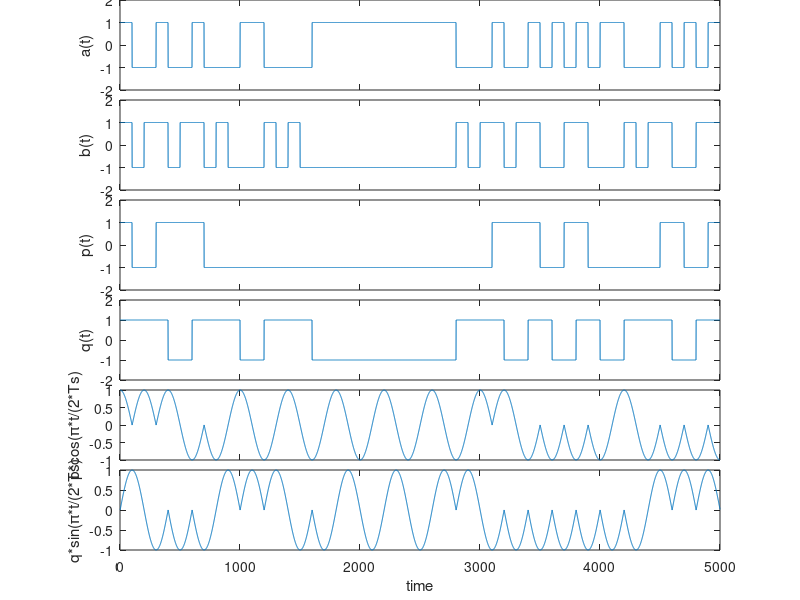
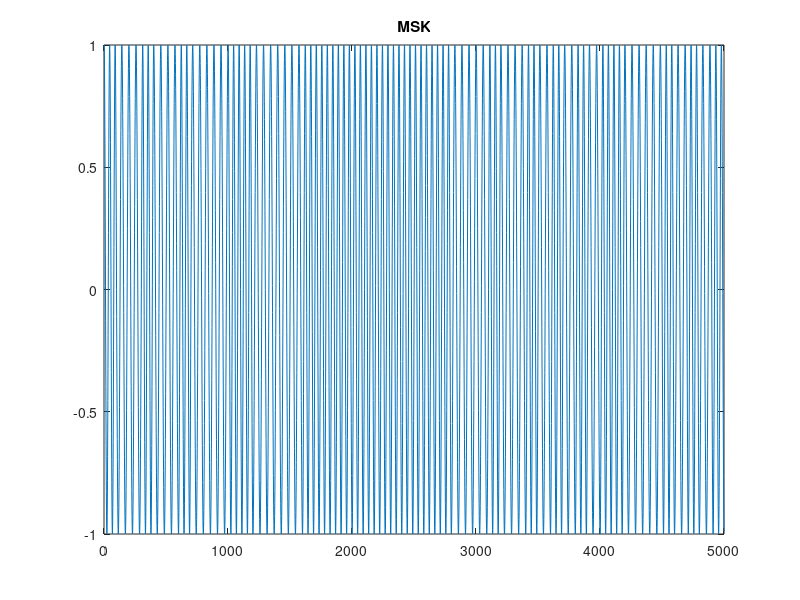

The MATLAB source for these figures, in order: (Note: this script raises an error after producing the figures.)
%gen MSK by Quadrature
%s_k(t)=p_k*cos(pi*t/(2*T_s))cos(w_c*t)-q_k*sin(pi*t/(2*T_s))sin(w_c*t)
%(k-1)T_s<t<=k*T_S
clc
clear

Rs=10e2;                                        %bit ratio
Ts=1/Rs;
N=50;                                          %Number of bits to process
fc=20e2;                                        %carrier frequency
fs=10e4;                                        %sample frequency
T=1/fs;
t=(0:(round(N*Ts/T)-1))*T;
r=Ts/T;
%% Orthogonal carrier wave
xc=cos(2*pi*fc*t);
xs=sin(2*pi*fc*t);
%% gengerate bit sequence
a=2*(rand(1,N)>0.5)-1;
%a=[1,1,-1,1,-1,-1,1,1,-1,1] %%test signal
%a=[1,1,1,-1,-1,1,1,1,-1,-1]
a_sample=repmat(a,r,1);
a_sample=a_sample(:)';
subplot(6,1,1)
plot(a_sample)
set(gca,'xticklabel',[]);
set(gca,'position',[0.15 5.1/6 0.75 0.9/6])
axis([0 length(a_sample) -2 2])
ylabel('a(t)')
%% Differential coding

b=ones(1,N);
b(1)=a(1);
for jj=2:N
   if a(jj)==1
       b(jj)=b(jj-1);
   else
       b(jj)=-b(jj-1);
   end
end

b_sample=repmat(b,r,1);
b_sample=b_sample(:)';
subplot(6,1,2);
plot(b_sample)
set(gca,'xticklabel',[]);
set(gca,'position',[0.15 4.1/6 0.75 0.9/6])
axis([0 length(b_sample) -2 2])
ylabel('b(t)')

%% serial to parallel conversion
%b1b2b3b4b5b6b7b8=p1q2p3q4p5q6
%b1=p1=p2,b2=q2=q3
%p_k:p1p2p3p4p5p6p7=b1b1b3b3b5b5b7
%q_k:q1q2q3q4q5q6q7q8=b0b2b2b4b4b6b6b8
%At present, I don't know how to get the value of b0 p0 and q0 ,
%Suppose b0=a0,p0=cos(\phi_{0})=1,q0=b0
b_odd=b(1:2:end);
b_even=b(2:2:end);
p=reshape([b_even;b_even],1,[]);
p=[1,p(1:end-1)];
q=reshape([b_odd;b_odd],1,[]);

%% plot p(t)
p_sample=repmat(p,r,1);
p_sample=p_sample(:)';
subplot(6,1,3);
plot(p_sample)
set(gca,'xticklabel',[]);
set(gca,'position',[0.15 3.1/6 0.75 0.9/6])
axis([0 length(p_sample) -2 2])
ylabel('p(t)')
%% plot q(t)
q_sample=repmat(q,r,1);
q_sample=q_sample(:)';
subplot(6,1,4);
plot(q_sample);
set(gca,'xticklabel',[]);
set(gca,'position',[0.15 2.2/6 0.75 0.8/6])
axis([0 length(q_sample) -2 2])
ylabel('q(t)')

%% plot p_sample.*cos(pi*t/(2*Ts))
subplot(6,1,5);
plot(p_sample.*cos(pi*t/(2*Ts)));
set(gca,'xticklabel',[]);
set(gca,'position',[0.15 1.4/6 0.75 0.7/6])
axis([0 length(q_sample) -1 1])
ylabel('p*cos(\pi*t/(2*Ts)')

%% plot q_sample.*sin(pi*t/(2*Ts))
subplot(6,1,6)
plot(q_sample.*sin(pi*t/(2*Ts)))
%set(gca,'xticklabel',[]);
set(gca,'position',[0.15 1/12 0.75 0.8/6])
xlabel('time')
ylabel('q*sin(\pi*t/(2*Ts)')

%% s: MSK signal
s=p_sample.*cos(pi*t/(2*Ts)).*xc-q_sample.*sin(pi*t/(2*Ts)).*xs;
figure
plot(s)
title('MSK')
figure
plotSpectral(s,fs);

%% plot additive phase
%theta_k(t)=a_k*pi/(2*T_s)*t+phi
phi=zeros(1,N);
for jj=2:N
    phi(jj)=phi(jj-1)+(jj-1)*pi/2*(a(jj-1)-a(jj));
end
%phi=mod(phi,2*pi)
phi=repmat(phi,r,1);
phi=phi(:)';
theta=(a_sample*pi)/(2*Ts).*t+phi;
theta=wrapToPi(theta);
plot(theta,'r')
set(gca,'YTick',-pi:pi/2:pi)
set(gca,'YTickLabel',{'-pi','-pi/2','0','pi/2','pi'})
ylabel('\theta_{k}(t)')
xlabel('time')
title('additive phase (mod 2\pi)')
grid on